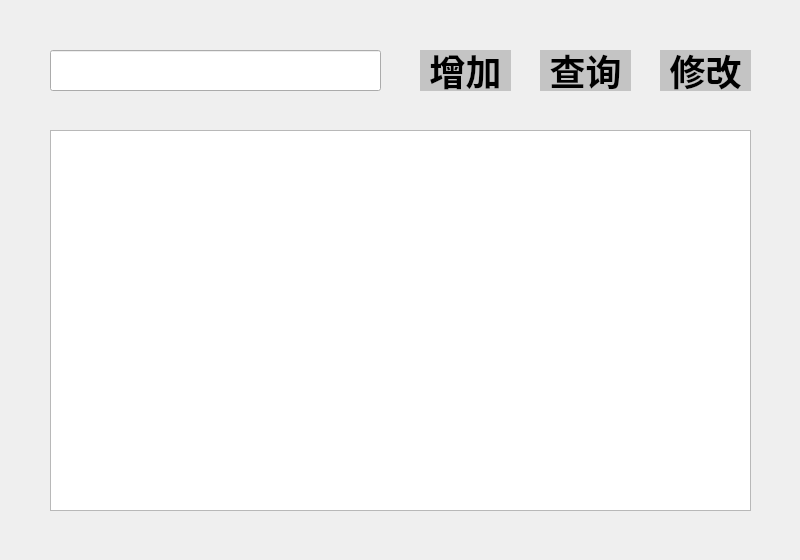
<?xml version="1.0" encoding="UTF-8"?>
<ui version="4.0">
 <class>TheWords</class>
 <widget class="QWidget" name="TheWords">
  <property name="geometry">
   <rect>
    <x>0</x>
    <y>0</y>
    <width>800</width>
    <height>560</height>
   </rect>
  </property>
  <property name="windowTitle">
   <string>Form</string>
  </property>
  <property name="windowIcon">
   <iconset>
    <normaloff>../picture/mylogo2.ico</normaloff>../picture/mylogo2.ico</iconset>
  </property>
  <widget class="QPushButton" name="pushButton">
   <property name="geometry">
    <rect>
     <x>540</x>
     <y>50</y>
     <width>91</width>
     <height>41</height>
    </rect>
   </property>
   <property name="styleSheet">
    <string notr="true">border-radius:0;
background:#C4C4C4;
font-size:36px;
font: 20pt &quot;隶书&quot;;
font-weight:500;

</string>
   </property>
   <property name="text">
    <string>查询</string>
   </property>
  </widget>
  <widget class="QTableView" name="tableView">
   <property name="geometry">
    <rect>
     <x>50</x>
     <y>130</y>
     <width>701</width>
     <height>381</height>
    </rect>
   </property>
  </widget>
  <widget class="QLineEdit" name="lineEdit">
   <property name="geometry">
    <rect>
     <x>50</x>
     <y>50</y>
     <width>331</width>
     <height>41</height>
    </rect>
   </property>
   <property name="font">
    <font>
     <pointsize>12</pointsize>
    </font>
   </property>
  </widget>
  <widget class="QPushButton" name="pushButton_2">
   <property name="geometry">
    <rect>
     <x>660</x>
     <y>50</y>
     <width>91</width>
     <height>41</height>
    </rect>
   </property>
   <property name="styleSheet">
    <string notr="true">border-radius:0;
background:#C4C4C4;
font-size:36px;
font: 20pt &quot;隶书&quot;;
font-weight:500;</string>
   </property>
   <property name="text">
    <string>修改</string>
   </property>
  </widget>
  <widget class="QPushButton" name="pushButton_4">
   <property name="geometry">
    <rect>
     <x>420</x>
     <y>50</y>
     <width>91</width>
     <height>41</height>
    </rect>
   </property>
   <property name="styleSheet">
    <string notr="true">border-radius:0;
background:#C4C4C4;
font-size:36px;
font: 20pt &quot;隶书&quot;;
font-weight:500;

</string>
   </property>
   <property name="text">
    <string>增加</string>
   </property>
  </widget>
 </widget>
 <resources/>
 <connections/>
</ui>
